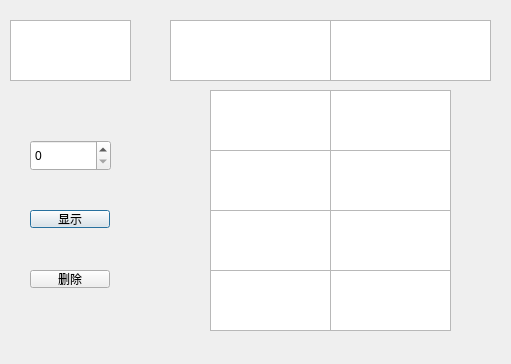
<?xml version="1.0" encoding="UTF-8"?>
<ui version="4.0">
 <class>ku</class>
 <widget class="QDialog" name="ku">
  <property name="geometry">
   <rect>
    <x>0</x>
    <y>0</y>
    <width>511</width>
    <height>364</height>
   </rect>
  </property>
  <property name="windowTitle">
   <string>Dialog</string>
  </property>
  <widget class="QTextBrowser" name="ku_lei">
   <property name="geometry">
    <rect>
     <x>10</x>
     <y>20</y>
     <width>121</width>
     <height>61</height>
    </rect>
   </property>
  </widget>
  <widget class="QTextBrowser" name="ku_zhucitiao">
   <property name="geometry">
    <rect>
     <x>170</x>
     <y>20</y>
     <width>161</width>
     <height>61</height>
    </rect>
   </property>
  </widget>
  <widget class="QTextBrowser" name="ku_fuw1">
   <property name="geometry">
    <rect>
     <x>210</x>
     <y>90</y>
     <width>121</width>
     <height>61</height>
    </rect>
   </property>
  </widget>
  <widget class="QTextBrowser" name="ku_fun1">
   <property name="geometry">
    <rect>
     <x>330</x>
     <y>90</y>
     <width>121</width>
     <height>61</height>
    </rect>
   </property>
  </widget>
  <widget class="QTextBrowser" name="ku_fuw2">
   <property name="geometry">
    <rect>
     <x>210</x>
     <y>150</y>
     <width>121</width>
     <height>61</height>
    </rect>
   </property>
  </widget>
  <widget class="QTextBrowser" name="ku_fun2">
   <property name="geometry">
    <rect>
     <x>330</x>
     <y>150</y>
     <width>121</width>
     <height>61</height>
    </rect>
   </property>
  </widget>
  <widget class="QTextBrowser" name="ku_fuw3">
   <property name="geometry">
    <rect>
     <x>210</x>
     <y>210</y>
     <width>121</width>
     <height>61</height>
    </rect>
   </property>
  </widget>
  <widget class="QTextBrowser" name="ku_fun3">
   <property name="geometry">
    <rect>
     <x>330</x>
     <y>210</y>
     <width>121</width>
     <height>61</height>
    </rect>
   </property>
  </widget>
  <widget class="QTextBrowser" name="ku_fuw4">
   <property name="geometry">
    <rect>
     <x>210</x>
     <y>270</y>
     <width>121</width>
     <height>61</height>
    </rect>
   </property>
  </widget>
  <widget class="QTextBrowser" name="ku_fun4">
   <property name="geometry">
    <rect>
     <x>330</x>
     <y>270</y>
     <width>121</width>
     <height>61</height>
    </rect>
   </property>
  </widget>
  <widget class="QTextBrowser" name="ku_zhucitiao_number">
   <property name="geometry">
    <rect>
     <x>330</x>
     <y>20</y>
     <width>161</width>
     <height>61</height>
    </rect>
   </property>
  </widget>
  <widget class="QSpinBox" name="xuanze">
   <property name="geometry">
    <rect>
     <x>30</x>
     <y>140</y>
     <width>81</width>
     <height>31</height>
    </rect>
   </property>
  </widget>
  <widget class="QPushButton" name="show">
   <property name="geometry">
    <rect>
     <x>30</x>
     <y>210</y>
     <width>80</width>
     <height>18</height>
    </rect>
   </property>
   <property name="text">
    <string>显示</string>
   </property>
  </widget>
  <widget class="QPushButton" name="delete_2">
   <property name="geometry">
    <rect>
     <x>30</x>
     <y>270</y>
     <width>80</width>
     <height>18</height>
    </rect>
   </property>
   <property name="text">
    <string>删除</string>
   </property>
  </widget>
 </widget>
 <resources/>
 <connections/>
</ui>
